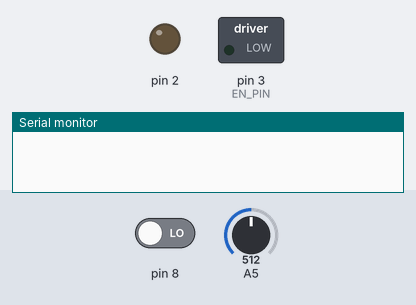
Recording of a sketch running on a simulated Arduino Uno, built with avr-gcc and run on an emulated ATmega328P. On the bench: switched loads named in the sketch (green lamp = pin HIGH), output pins drawn as LEDs (lit = HIGH), the last lines printed to the serial monitor. Inputs (shaded band) come from the test bench; at power-on: A5 = 512, pin 8 LOW.

Above: at 1.2 s.
1.3 s: A5 set to 595
2.8 s: A5 set to 625
At 3.9 s:
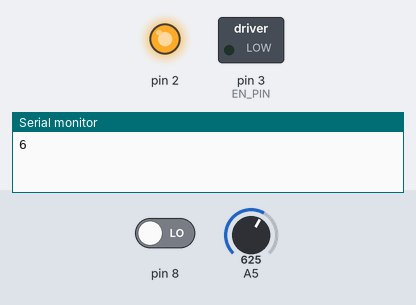
Timing chart, 0 to 5.8 s (numbered marks = the images above; inputs shaded):
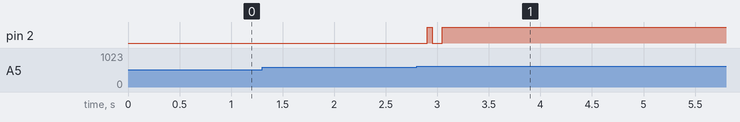

Measured:
- the behaviour switches between 613 and 614 on A5 (found by bisection; images 0 and 1)
- after the input at 1.3 s, every drawn part: stays the same
- after the input at 2.8 s, pin 2: LOW → HIGH after 0.10 s, → LOW 0.05 s later, → HIGH 0.10 s later

The sketch:

gptea_base_2.ino
```cpp
#include <AccelStepper.h>

//Motor
#define dirPin1 5
#define stepPin1 4

int EN_PIN = 3;

#define Endstop 11

#define motorInterfaceType 1
AccelStepper rotation = AccelStepper(motorInterfaceType, stepPin1, dirPin1);


#define BUFFER_SIZE 16 // Set the buffer size based on the size of 4 integers (4 bytes each)
byte buffer[BUFFER_SIZE]; // Create a buffer to store incoming bytes

//const long stepsPerRevolution = 16200;
//const long fullTiltSteps = 2450;

int currentVal = 0;

int recordingState = 0;


void moveMotorBackAndForth(int repeats) {
 for (int i = 0; i < repeats; i++) {
   rotation.moveTo(100);
   while (rotation.distanceToGo() != 0) {
     rotation.run();
   }
   rotation.moveTo(-100);
   while (rotation.distanceToGo() != 0) {
     rotation.run();
   }
 }
}


void setup() {

 Serial.begin(115200);
 while (!Serial) {
   ;  // wait for serial port to connect. Needed for native USB port only
 }

 //Endstop Setup
//  pinMode(Endstop, INPUT);

 //Motor Set Up
 pinMode(EN_PIN, OUTPUT);
 digitalWrite (EN_PIN, LOW);
 rotation.setMaxSpeed(3000);
 rotation.setAcceleration(2000);

  //Hall Effect
  pinMode(8, INPUT);

  //Haptic Motor
  pinMode(2, OUTPUT);

}

void loop() {
 static bool direction = true; // State variable to toggle direction
 int potValue = analogRead(A5);

 // Map the potentiometer value to the desired position range
 long potVal = map(potValue, 0, 1023, 0, 10);

 if (potVal % 2 == 0){
   if (currentVal != potVal){
     Serial.println(potVal);
     //feedback
    //  moveMotorBackAndForth(1);
     //haptic motor buzz
     digitalWrite(2, LOW);
     delay(100);
     digitalWrite(2, HIGH);
     delay(50);
     digitalWrite(2, LOW);
     delay(100);
     digitalWrite(2, HIGH);
     delay(50);

     currentVal = potVal;
   }
 }


  // Check if data is available to read from the serial buffer.
  if (Serial.available() > 0) {
    // Read the incoming line as a string.
    String data = Serial.readStringUntil('\n');

    // Trim whitespace from the string.
    data.trim();

    // Convert the trimmed string to an integer.
    int receivedNumber = data.toInt();

    // Check if the received number is 5.
    if (receivedNumber == 5) {
      Serial.println("run pour tea sequence ");
      digitalWrite(6, HIGH);
      delay(3000);
      digitalWrite(6, LOW);
    }
  }


  //Hall effect; recording button
  bool hall = digitalRead(8);


  // Check if magnet is detached and we're not already recording
  if (hall == HIGH && recordingState == 0) {  //HIGHT = DETACHED
    Serial.println("Recording audio...");
    Serial.println("1");
    recordingState = 1; // Set recording state
  }
  // Check if magnet is attached and stop is not already enabled
  else if (hall == LOW && recordingState == 1) {
    Serial.println("Stop recording");
    Serial.println("3");
    Serial.println("submitting audio to API");
    recordingState = 0; // Reset recording state
  }

  // Reset stopState when hall is HIGH and we are already recording
  if (recordingState == 1) {
    //Serial.println("...");
  }


}

 // // Only update the target position when needed
 // if (rotation.distanceToGo() == 0) { // Check if motor has reached the target
 //   if (direction) {
 //     rotation.moveTo(100); // Move to 100
 //   } else {
 //     rotation.moveTo(-100); // Move to -100
 //   }
 //   direction = !direction; // Toggle direction
 // }

 // rotation.run();


//   if (Serial.available() >= BUFFER_SIZE) {
//     Serial.readBytes(buffer, BUFFER_SIZE);
//     // Convert the bytes back to integers
//     int received_integers[4];
//     for (int i = 0; i < 4; i++) {     // remember to change int length here
//       received_integers[i] = 0;
//       for (int j = 0; j < 4; j++) {
//         received_integers[i] |= buffer[i * 4 + j] << (8 * j);
//       }
//     }

//     if (received_integers[0] == 0) {    // default: absolute mode
//       //Set Destination and Move
//       rotaPosition = degreesToSteps(received_integers[1]);
//       rotation.moveTo(rotaPosition);
//       isRotateRunning = true;

//       tiltPosition = tiltToSteps(received_integers[2]);
// //        tiltPosition = received_integers[2];
//       tilt.moveTo(tiltPosition);
//       isTiltRunning = true;

//     } else if (received_integers[0] == 1) {   // relative mode
//       int rotaMove = degreesToSteps(received_integers[1]);
//       rotation.move(rotaMove);
//       isRotateRunning = true;

//       int tiltMove = tiltToSteps(received_integers[2]);
// //        int tiltMove = received_integers[2];
//       tilt.move(tiltMove);
//       isTiltRunning = true;
//     }


////////////////////////////////////////////////////////////////////////////////////////////////////
////////////////////////////////////////////////////////////////////////////////////////////////////
////////////////////////////////////////////////////////////////////////////////////////////////////
//int degreesToSteps(int angle){
//  angle = angle % 360;
//  long stepsToMove = (angle / 360.0) * stepsPerRevolution;
//  return stepsToMove;
//}
//
//int tiltToSteps(int tiltVal){
//  //range from 1-20
//  tiltVal = tiltVal % 20;
//  long stepsToMove = (tiltVal / 20.0) * fullTiltSteps;
//  return stepsToMove;
//}
//
//void move_motor_to_home(){
//  //just the rotation for now
//  //move until endstop is HIGH
////  bool rotationHomeState = digitalRead(rotationHomePin);
//  while (!rotationHasHomed) {
////    Serial.println(rotationHasHomed);
//    if (digitalRead(rotationHomePin) != HIGH){
//      //moving motor to home
//      rotation.move(100);
//      rotation.run();
//    } else {
//      //at home location, set this to 0,0,0 postion
//      rotation.setCurrentPosition(0);
//      rotationHasHomed = true;
//    }
//  }
//}
//
//void move_tilt_to_home(){
//    while (!tiltHasHomed) {
////    Serial.println(rotationHasHomed);
//    if (digitalRead(tiltEndstop) != HIGH){
//      //moving motor to home
//      tilt.move(-100);
//      tilt.run();
//    } else {
//      //at home location, set this to 0,0,0 postion
//      tilt.setCurrentPosition(0);
//      tiltHasHomed = true;
//    }
//  }
//}
//
//void set_up_motor_stepping_logic(){
//    if (isRotateRunning) {
//    rotation.run();
//  }
//
//  if (isTiltRunning) {
//    tilt.run();
//  }
//
//  if (isFocusRunning) {
//    focus.run();
//  }
//
//  if (rotation.distanceToGo() == 0) {
//    isRotateRunning = false;
//  }
//
//  if (tilt.distanceToGo() == 0) {
//    isTiltRunning = false;
//  }
//
//  if (focus.distanceToGo() == 0) {
//    isFocusRunning = false;
//  }
//}
```
